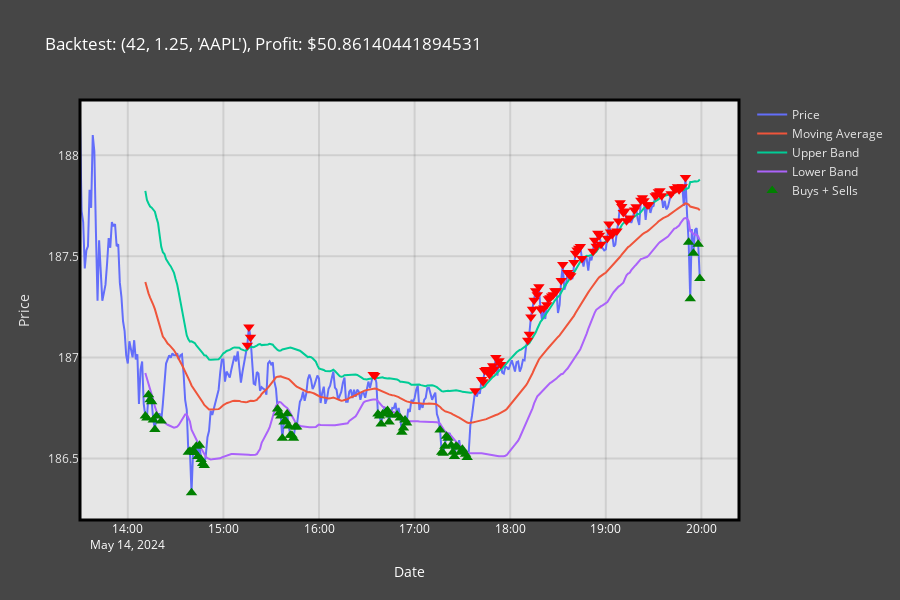

The notebook cell saved with this chart:
### Markdown cell above
## **_BBands Workspace_**

### Code cell
# Gathering data
price = Data(["AAPL", "AMZN", "MSFT", "PLTR", "SOFI"], "1m", dt.datetime(year=2024, month=5, day=14), dt.datetime(year=2024, month=5, day=15))

# Backtesting
BBsignals, BBportfolio = BBands_Backtest(price, [14, 21, 28, 35, 42, 49], [1, 1.25, 1.5, 1.75, 2, 2.25, 2.5], BBands_Vbt_Indicator, 100000)

# Plotting
BBands_Plotting(BBsignals, BBportfolio, BBportfolio.total_return().idxmin())

### Figure 1 — Plotly figure (JSON) as saved in the notebook; plotly's stock layout.template omitted (floating-point values rounded to 4 significant figures; data arrays with more than 128 entries replaced by an {"elided": "..."} marker saying what was removed)
{"data": [{"hovertext": {"elided": "388 str values"}, "mode": "lines", "name": "Price", "type": "scatter", "x": {"elided": "388 str values"}, "y": {"elided": "388 float values"}}, {"mode": "lines", "name": "Moving Average", "type": "scatter", "x": {"elided": "388 str values"}, "y": {"elided": "388 float values"}}, {"mode": "lines", "name": "Upper Band", "type": "scatter", "x": {"elided": "388 str values"}, "y": {"elided": "388 float values"}}, {"mode": "lines", "name": "Lower Band", "type": "scatter", "x": {"elided": "388 str values"}, "y": {"elided": "388 float values"}}, {"marker": {"color": {"elided": "151 str values"}, "size": 10, "symbol": {"elided": "151 str values"}}, "mode": "markers", "name": "Buys + Sells", "type": "scatter", "x": {"elided": "151 str values"}, "y": {"elided": "151 float values"}}], "layout": {"height": 600, "legend": {"font": {"color": "rgba(230,230,230,1)"}}, "paper_bgcolor": "rgba(70,70,70,1)", "plot_bgcolor": "rgba(230,230,230,1)", "shapes": [{"line": {"color": "black", "width": 3}, "type": "rect", "x0": 0, "x1": 1, "xref": "paper", "y0": 0, "y1": 1, "yref": "paper"}], "title": {"font": {"color": "white"}, "text": "Backtest: (42, 1.25, 'AAPL'), Profit: $50.86140441894531"}, "xaxis": {"gridcolor": "rgba(0,0,0,0.1)", "gridwidth": 2, "tickfont": {"color": "white"}, "title": {"font": {"color": "white"}, "text": "Date"}}, "yaxis": {"gridcolor": "rgba(0,0,0,0.1)", "gridwidth": 2, "tickfont": {"color": "rgba(230,230,230,1)"}, "title": {"font": {"color": "rgba(230,230,230,1)"}, "text": "Price"}}}}
